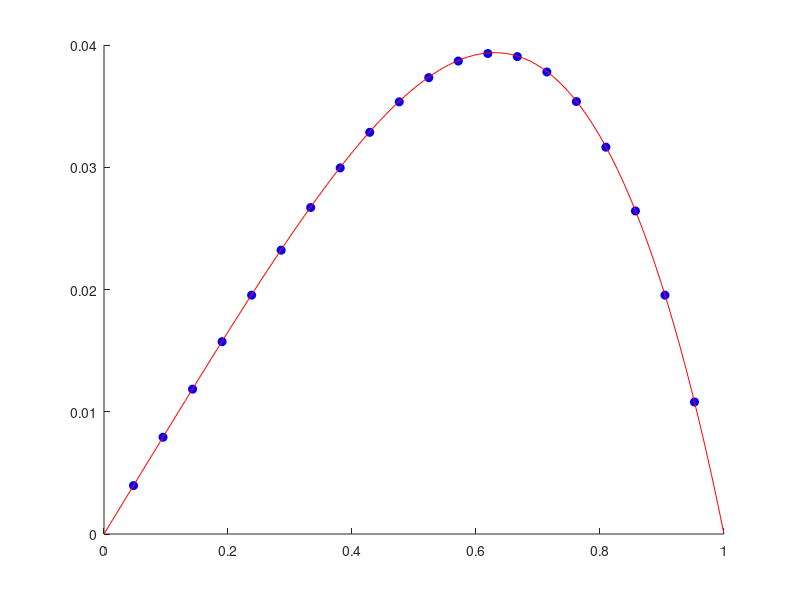

Source code (MATLAB):
close all
n = 20;                       
h = 1/(n + 1);
A = (1/h^2)*gallery('tridiag',n,-1,2,-1);        % sestaveni ridke matice 
x = h*linspace(1,n,n)';
b = x.^2;
u = A \ b;
scatter(x,u,'b','MarkerFaceColor','b')
uExact=@(y)(y-y.^4)/12;
hold on
xx=linspace(0,1)
plot(xx,uExact(xx),'r-')
hold off
e=max(abs(u-uExact(x)))


